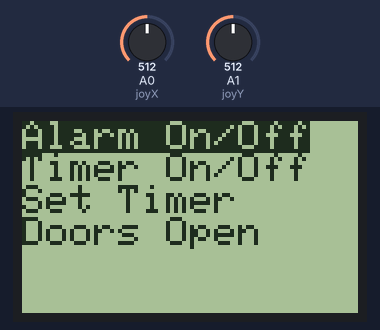
The sketch below on a simulated Arduino Uno, built with avr-gcc and run on an emulated ATmega328P. Shown: 84×48 one-colour display. The test bench sets the inputs (shaded band); at power-on: A0 (joyX) = 512, A1 (joyY) = 512.

Above: at 1.2 s.
1.3 s: A0 (joyX) set to 790
2.8 s: A0 (joyX) set to 817
At 3.08 s:
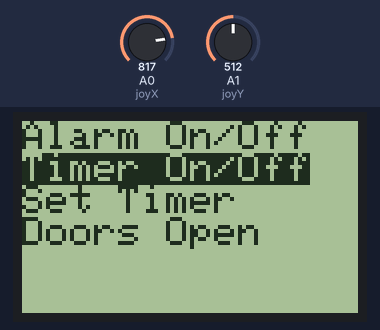
At 3.45 s:
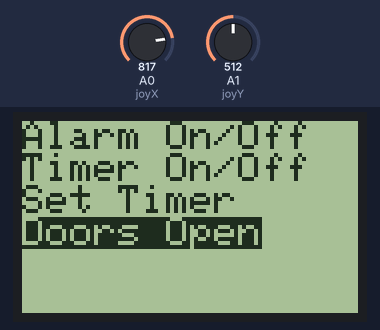
4.8 s: A0 (joyX) set to 716
6.3 s: A0 (joyX) set to 810
At 6.94 s:
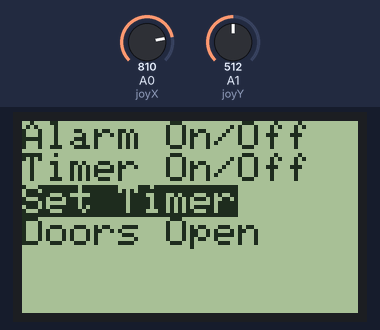
Timing chart, 0 to 9.3 s (numbered marks = the images above; inputs shaded):
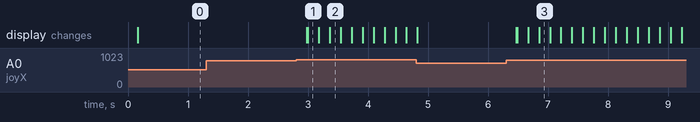

Measured:
- the behaviour switches between 800 and 801 on A0 (joyX) (found by bisection; images 0 and 1)
- after the input at 1.3 s, every drawn part: stays the same
- after the input at 2.8 s, the display: first changes after 0.18 s (image 1 shows a later state)
- after the input at 6.3 s, the display: first changes after 0.17 s (image 3 shows a later state)

The sketch:

Menu.ino
```cpp
#include <string.h>
#include <stdio.h>
#include <SPI.h>
#include <Adafruit_GFX.h>
#include <Adafruit_PCD8544.h>


#define joyX A0
#define joyY A1

typedef struct _task{
    signed char state;
    unsigned long int period;
    unsigned long int elapsedTime;
    int(*TickFct)(int);
}task;

const unsigned short numTasks = 2;
task tasks[numTasks];
int yValue;
int xValue;

void clearMenu();
void printMenu();
void pick_Option(int, int, String);


//TickFct_JoyStick_SM1
int TickFct_JoyStick_SM1();
enum SM1_States{SM1_Start, SM1_Wait} SM1_State;

int TickFct_JoyStick_SM1(int SM1_State){
  switch (SM1_State){
    case SM1_Start:
      SM1_State = SM1_Wait;
      break;
    case SM1_Wait:
      SM1_State = SM1_Wait;
      break;
    default:
      SM1_State = SM1_Wait;
      break;
  }
  switch (SM1_State){
    case SM1_Start:
      break;
    case SM1_Wait:
      // put your main code here, to run repeatedly:
      xValue = analogRead(joyX);
      yValue = analogRead(joyY);

      //print the values with to plot or view
      //Serial.print(xValue);
      //Serial.print("\t");
      //Serial.println(yValue);
      break;
    default:
      break;
  }

  return SM1_State;
}


//TickFct_Menu_SM2
int TickFct_Menu_SM2();
enum SM2_States{SM2_Start,AL_OnOff  , Timer_OnOff  , SetTimer  , DoorsOpen //First Menu
                         ,AL_OnOff_R, Timer_OnOff_R, SetTimer_R, DoorsOpen_R} SM2_State;//Second menu option
//https://lastminuteengineers.com/nokia-5110-lcd-arduino-tutorial/
Adafruit_PCD8544 display = Adafruit_PCD8544(7, 6, 5, 4, 3);
int rotatetext = 1;

int TickFct_Menu_SM2(int SM2_State){
  switch (SM2_State){
    case SM2_Start:
      SM2_State = AL_OnOff;
      break;
    /**********************FIRST*OPTION*MENU********************************************/
    case AL_OnOff://FIRST OPTION
      if(xValue>800 && (yValue>300 && yValue<600)){//SCROLL DOWN
        printMenu();
        SM2_State = Timer_OnOff;
      }else if(xValue<200 && (yValue>300 && yValue<600)){//SCROLL UP
        printMenu();
        SM2_State = DoorsOpen;
      }else if ((xValue>300 && xValue<600) && yValue>800){ //SCROLL RIGHT
        clearMenu();
        SM2_State = AL_OnOff_R;
      }else{
        SM2_State = AL_OnOff;
      }
      break;

    case Timer_OnOff: //SECOND OPTION
      if(xValue>800 && (yValue>300 && yValue<600)){//SCROLL DOWN
        printMenu();
        SM2_State = SetTimer;
      }else if(xValue<200 && (yValue>300 && yValue<600)){//SCROLL UP
        printMenu();
        SM2_State = AL_OnOff;
      }else{
        SM2_State = Timer_OnOff;
      }
      break;

    case SetTimer: //THIRD OPTION
      if(xValue>800 && (yValue>300 && yValue<600)){//SCROLL DOWN
        printMenu();
        SM2_State = DoorsOpen;
      }else if(xValue<200 && (yValue>300 && yValue<600)){//SCROLL UP
        printMenu();
        SM2_State = Timer_OnOff;
      }else{
        SM2_State = SetTimer;
      }
      break;

    case DoorsOpen: //FOURTH OPTION
      if(xValue>800 && (yValue>300 && yValue<600)){//SCROLL DOWN
        printMenu();
        SM2_State = AL_OnOff;
      }else if(xValue<200 && (yValue>300 && yValue<600)){//SCROLL UP
        printMenu();
        SM2_State = SetTimer;
      }else{
        SM2_State = DoorsOpen;
      }
      break;
    /**********************SECOND*OPTION*MENU*FOR*THE*OPTION*SELECTED*******************/
    case AL_OnOff_R:
      if((xValue>300 && xValue<600) && yValue<200){//SCROLL LEFT
        SM2_State = AL_OnOff;
        printMenu();
      }else{
        SM2_State = AL_OnOff_R;
      }
      break;

    default:
      SM2_State = AL_OnOff;
      break;
  }


  switch (SM2_State){
    case SM2_Start:
      break;

    case AL_OnOff:
      pick_Option(0, 0, "Alarm On/Off");
      break;

    case Timer_OnOff:
      pick_Option(0, 8, "Timer On/Off");
      break;

    case SetTimer:
      pick_Option(0, 16, "Set Timer");
      break;
    case DoorsOpen:
      pick_Option(0, 24, "Doors Open");
      break;
    /**********************SECOND*OPTION*MENU*FOR*THE*OPTION*SELECTED*******************/
    case AL_OnOff_R:
      pick_Option(0, 0, "ON");
      break;
    default:
      break;
  }

  return SM2_State;
}


void setup() {
    //Set up the Values and period
    unsigned char i=0;
    tasks[i].state= SM1_Start;
    tasks[i].period=100;
    tasks[i].elapsedTime = 0;
    tasks[i].TickFct = &TickFct_JoyStick_SM1;

    i++;
    tasks[i].state= SM2_Start;
    tasks[i].period=150;
    tasks[i].elapsedTime = 0;
    tasks[i].TickFct = &TickFct_Menu_SM2;
    Serial.begin(9600);

    //Nokia Screen Initialization
    display.begin();
    display.setContrast(20);
    display.clearDisplay();
    printMenu();

}

void loop() {


  unsigned short i;
  for (i = 0; i < numTasks; ++i) {
    if ((millis() - tasks[i].elapsedTime) >= tasks[i].period) {
      tasks[i].state = tasks[i].TickFct(tasks[i].state);
      tasks[i].elapsedTime = millis();
      }
  }

}

void clearMenu(){
    display.clearDisplay();
    display.display();
}

void pick_Option(int column,int row, String text ){
  display.setTextSize(1);
  display.setTextColor(WHITE, BLACK); // 'inverted' text
  display.setCursor(column,row);
  display.println(text);
  display.display();
}


void printMenu(){
  display.clearDisplay();
      display.setTextSize(1);
      display.setTextColor(BLACK);
      display.setCursor(0,0);
      display.println("Alarm On/Off");
      display.setCursor(0,8);
      display.println("Timer On/Off");
      display.setCursor(0,16);
      display.println("Set Timer");
      display.setCursor(0,24);
      display.println("Doors Open");
      display.display();


}
```
